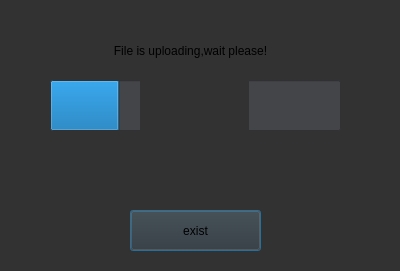
<?xml version="1.0" encoding="UTF-8"?>
<ui version="4.0">
 <class>Upload_Dialog</class>
 <widget class="QDialog" name="Upload_Dialog">
  <property name="geometry">
   <rect>
    <x>0</x>
    <y>0</y>
    <width>400</width>
    <height>271</height>
   </rect>
  </property>
  <property name="windowTitle">
   <string>Upload</string>
  </property>
  <property name="autoFillBackground">
   <bool>false</bool>
  </property>
  <property name="styleSheet">
   <string notr="true">background-color: rgb(50, 50, 50);</string>
  </property>
  <widget class="QProgressBar" name="progressBar">
   <property name="geometry">
    <rect>
     <x>50</x>
     <y>80</y>
     <width>291</width>
     <height>51</height>
    </rect>
   </property>
   <property name="styleSheet">
    <string notr="true">background-color: rgb(68, 69, 73);</string>
   </property>
   <property name="value">
    <number>24</number>
   </property>
  </widget>
  <widget class="QLabel" name="label">
   <property name="geometry">
    <rect>
     <x>50</x>
     <y>30</y>
     <width>281</width>
     <height>41</height>
    </rect>
   </property>
   <property name="styleSheet">
    <string notr="true"/>
   </property>
   <property name="text">
    <string>File is uploading,wait please!</string>
   </property>
   <property name="alignment">
    <set>Qt::AlignCenter</set>
   </property>
  </widget>
  <widget class="QPushButton" name="pushButton">
   <property name="geometry">
    <rect>
     <x>130</x>
     <y>210</y>
     <width>131</width>
     <height>41</height>
    </rect>
   </property>
   <property name="text">
    <string>exist</string>
   </property>
  </widget>
  <widget class="QRoundProgressBar" name="RoundBar" native="true">
   <property name="geometry">
    <rect>
     <x>140</x>
     <y>80</y>
     <width>109</width>
     <height>101</height>
    </rect>
   </property>
   <property name="palette">
    <palette>
     <active>
      <colorrole role="Button">
       <brush brushstyle="SolidPattern">
        <color alpha="255">
         <red>50</red>
         <green>50</green>
         <blue>50</blue>
        </color>
       </brush>
      </colorrole>
      <colorrole role="Base">
       <brush brushstyle="SolidPattern">
        <color alpha="255">
         <red>50</red>
         <green>50</green>
         <blue>50</blue>
        </color>
       </brush>
      </colorrole>
      <colorrole role="Window">
       <brush brushstyle="SolidPattern">
        <color alpha="255">
         <red>50</red>
         <green>50</green>
         <blue>50</blue>
        </color>
       </brush>
      </colorrole>
      <colorrole role="Highlight">
       <brush brushstyle="SolidPattern">
        <color alpha="255">
         <red>0</red>
         <green>0</green>
         <blue>255</blue>
        </color>
       </brush>
      </colorrole>
     </active>
     <inactive>
      <colorrole role="Button">
       <brush brushstyle="SolidPattern">
        <color alpha="255">
         <red>50</red>
         <green>50</green>
         <blue>50</blue>
        </color>
       </brush>
      </colorrole>
      <colorrole role="Base">
       <brush brushstyle="SolidPattern">
        <color alpha="255">
         <red>50</red>
         <green>50</green>
         <blue>50</blue>
        </color>
       </brush>
      </colorrole>
      <colorrole role="Window">
       <brush brushstyle="SolidPattern">
        <color alpha="255">
         <red>50</red>
         <green>50</green>
         <blue>50</blue>
        </color>
       </brush>
      </colorrole>
      <colorrole role="Highlight">
       <brush brushstyle="SolidPattern">
        <color alpha="255">
         <red>0</red>
         <green>0</green>
         <blue>255</blue>
        </color>
       </brush>
      </colorrole>
     </inactive>
     <disabled>
      <colorrole role="Button">
       <brush brushstyle="SolidPattern">
        <color alpha="255">
         <red>50</red>
         <green>50</green>
         <blue>50</blue>
        </color>
       </brush>
      </colorrole>
      <colorrole role="Base">
       <brush brushstyle="SolidPattern">
        <color alpha="255">
         <red>50</red>
         <green>50</green>
         <blue>50</blue>
        </color>
       </brush>
      </colorrole>
      <colorrole role="Window">
       <brush brushstyle="SolidPattern">
        <color alpha="255">
         <red>50</red>
         <green>50</green>
         <blue>50</blue>
        </color>
       </brush>
      </colorrole>
      <colorrole role="Highlight">
       <brush brushstyle="SolidPattern">
        <color alpha="255">
         <red>50</red>
         <green>100</green>
         <blue>150</blue>
        </color>
       </brush>
      </colorrole>
     </disabled>
    </palette>
   </property>
  </widget>
 </widget>
 <customwidgets>
  <customwidget>
   <class>QRoundProgressBar</class>
   <extends>QWidget</extends>
   <header>QRoundProgressBar.h</header>
   <container>1</container>
  </customwidget>
 </customwidgets>
 <resources/>
 <connections/>
</ui>
